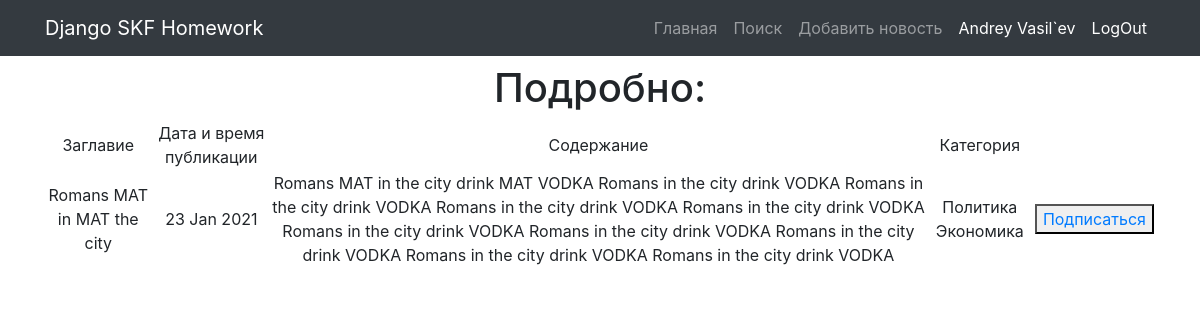
The page /news/1/ (signed in) on the database its author committed.
### news/models.py (models this page shows, shortened)
class Post(models.Model):
    post_datetime = models.DateTimeField(auto_now_add = True)
    post_title = models.CharField(max_length = 64, default = "Default value")
    article_text = models.TextField()
    rating_article = models.FloatField(default = 0.0)
    article = 'AR'
    news = 'NE'
    POSITIONS = [
    (article, 'Статья'),
    (news, 'Новость'),
]
    position = models.CharField(max_length = 2, choices = POSITIONS, default = news)
    author_post = models.ForeignKey(Author, on_delete=models.CASCADE)
    post_category = models.ManyToManyField(Category, through = 'PostCategory')

class Category(models.Model):
    title_category = models.CharField(max_length = 64, unique = True)
    subscribers = models.ManyToManyField(settings.AUTH_USER_MODEL, through='CategorySubscribers', verbose_name='Подписчики')
    def __str__(self):
        return self.title_category

### news/views.py (the view)
# urls.py: path('<int:pk>/', PostDetailView.as_view(), name='news_detail'),
class PostDetailView(LoginRequiredMixin, DetailView):
    template_name = 'news_detail.html'  # указываем имя шаблона, в котором будет лежать html, в котором будут все инструкции о том, как именно пользователю должны вывестись наши объекты
    queryset = Post.objects.all()
    def get_context_data(self, **kwargs):
        context = super().get_context_data(**kwargs)
        id = self.kwargs.get('pk')
        user = self.request.user.username
        context['logged_user'] = self.request.user.username   # это, чтобы в шаблоне показывать вместо логина имя залогиненного
        postCat = Post.objects.get(pk=id).post_category.all()   # получаем к каой категории относится пост
        usCat = Category.objects.filter(subscribers= User.objects.get(username=str(user))) # к какой категории относится юзер
        context['is_not_subscriber'] = False  # делаем переменную фолс по умолчанию если юзер никуда не подписан. в зависимости от этого кнопка подписка или отписка
        if usCat.exists():   #проверяем, что пользователь хоть куда то подписан, иначе сразу предлагаем подписаться.
            for check in usCat:  # в каждом юзере проверяем каждую категорию
                for check2 in postCat:
                    if check == check2:
                        context['is_not_subscriber'] = True #  если есть соответсвие значени пеменную делаем тру и передаем в шаблон
        else:
            context['is_not_subscriber'] = False
        context['form'] = PostForm()  # added
        return context

### news/templatetags/custom_filters.py (called while the page is built)
@register.filter(name='censor')
def censor(value):
    censored_text = ""
    operate_text = value.split(' ')
    rude_words = ["сука", "блять", "нахуй", "мудак"]
    for word in operate_text:
        if word in rude_words:
            censored_text += "МАТ" + " "
        else:
            censored_text += word + " "
    return str(censored_text)

### news/templates/news_detail.html (shortened to what this page needs)
{% extends 'default.html' %}
{% load custom_filters %}
{% block content %}
    <h1>Подробно:</h1>
    {% if post %}
    <table>
        <tr>
            <td>
                Заглавие
            </td>
            <td>
                Дата и время публикации
            </td>
            <td>
                Содержание
            </td>
            <td>
                Категория
            </td>
        </tr>
        <tr>
            <td>
                {{post.post_title|censor}}
            </td>
            <td>
                {{post.post_datetime|date:'d M Y'}}
            </td>
            <td>
                {{post.article_text|censor}}
            </td>
            <td>
            {% for cat in post.post_category.all %}
                {{cat }}
            {% endfor %}
            </td>
            <td>
                {% if not is_not_subscriber %}
                <button> <a href="subscribe">Подписаться </a> </button>
                {% else %}
                <button> <a href="unsubscribe">Отписаться </a> </button>
                {% endif %}
            </td>
        </tr>
    </table>
    {% else %}
        <h2>Новостей на сегодня нет</h2>
    {% endif %}
{% endblock content %}

### news/templates/default.html (shortened to what this page needs)
{% load static %}
<!DOCTYPE html>
<html lang="en">
<head>
  <link href="{% static 'vendor/bootstrap/css/bootstrap.min.css' %}" rel="stylesheet">
</head>
<body>
  <nav class="navbar navbar-expand-lg navbar-dark bg-dark static-top">
    <div class="container">
      <a class="navbar-brand" href="#">Django SKF Homework</a>
      <div class="collapse navbar-collapse" id="navbarResponsive">
        <ul class="navbar-nav ml-auto">
          <li class="nav-item">
            <a class="nav-link" href="/news/">Главная</a>
          </li>
          <li class="nav-item">
            <a class="nav-link" href="/news/search/">Поиск</a>
          </li>
          <li class="nav-item">
            <a class="nav-link" href="/news/add/">Добавить новость</a>
          </li>
          {% if not logged_user %}
          <li class="nav-item active">
            <a class="nav-link" href="/accounts/login/">Login            </a>
          </li>
          {% else %}
          <li class="nav-item active">
            <a class="nav-link" > {{logged_user}}            </a>
          </li>
          {% endif %}
          <li class="nav-item active">
            <a class="nav-link" href="/sign/logout/">LogOut            </a>
          </li>
        </ul>
      </div>
    </div>
  </nav>
  <div class="container">
    <div class="row">
      <div class="col-lg-12 text-center">
       {% block content %}{% endblock content %}
      </div>
    </div>
  </div>
</body>
</html>

### rows shown on the page
Post: post_title|censor "Romans МАТ in МАТ the city", post_datetime "23 Jan 2021", article_text|censor "Romans МАТ in the city drink МАТ VODKA Romans in the city drink VODKA Romans in the city drink VODKA Romans in the city drink VODKA Romans in the city drink VODKA Romans in the city drink VODKA Romans in the city drink VODKA Romans in the city drink VODKA Romans in the city drink VODKA Romans in the city drink VODKA"
Category: title_category "Политика"
Category: title_category "Экономика"

### other values the page prints
{{ logged_user }} "Andrey Vasil`ev"
